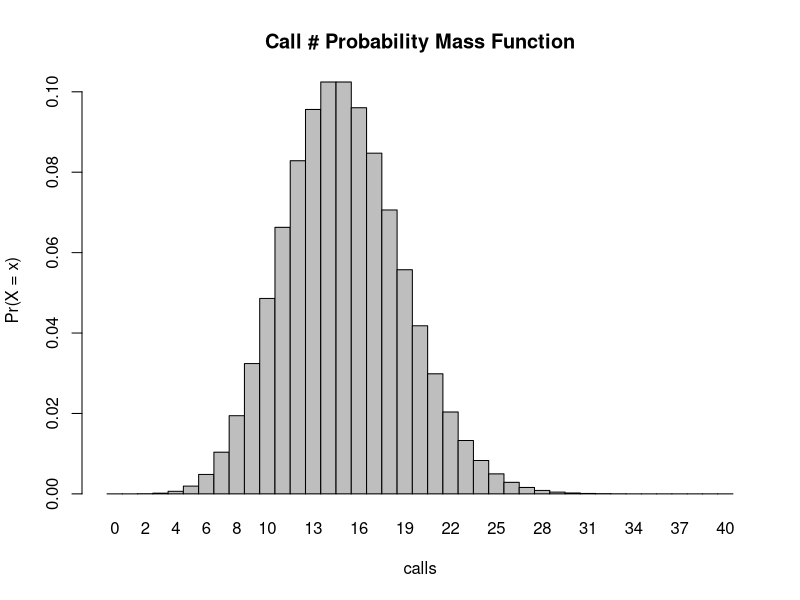
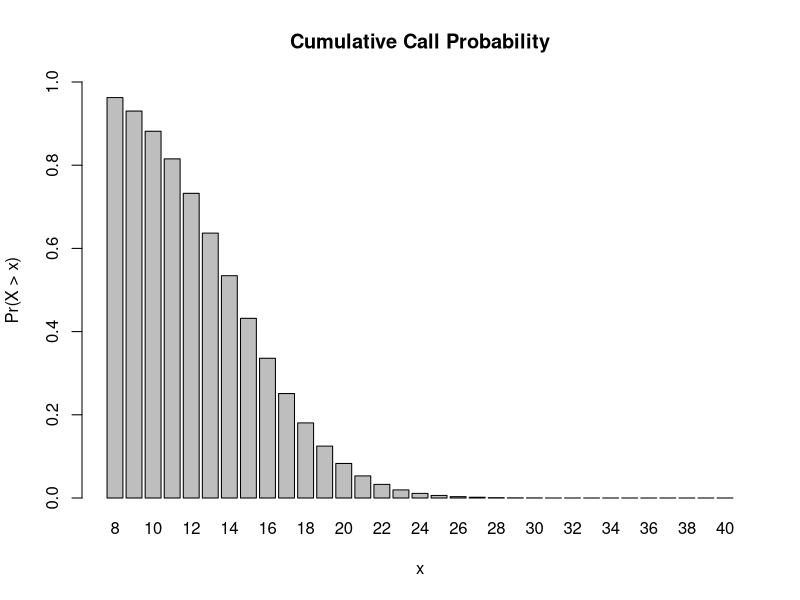
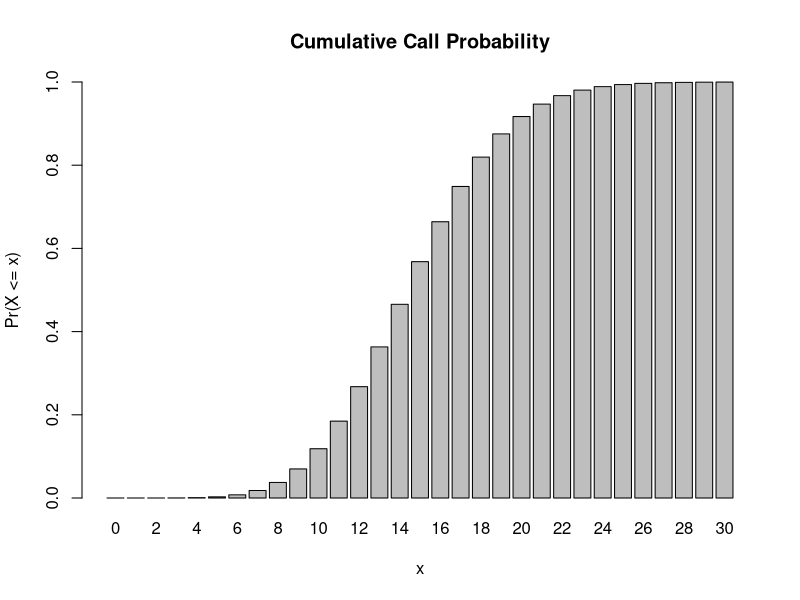
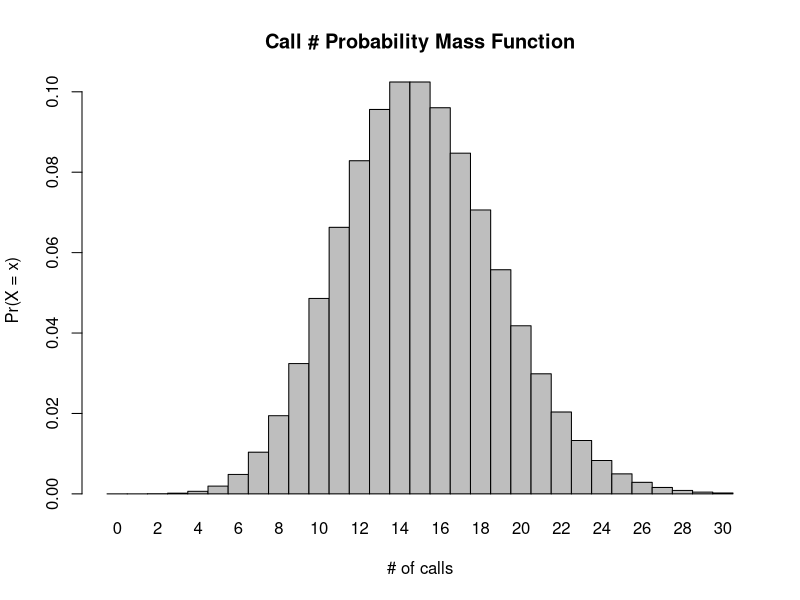
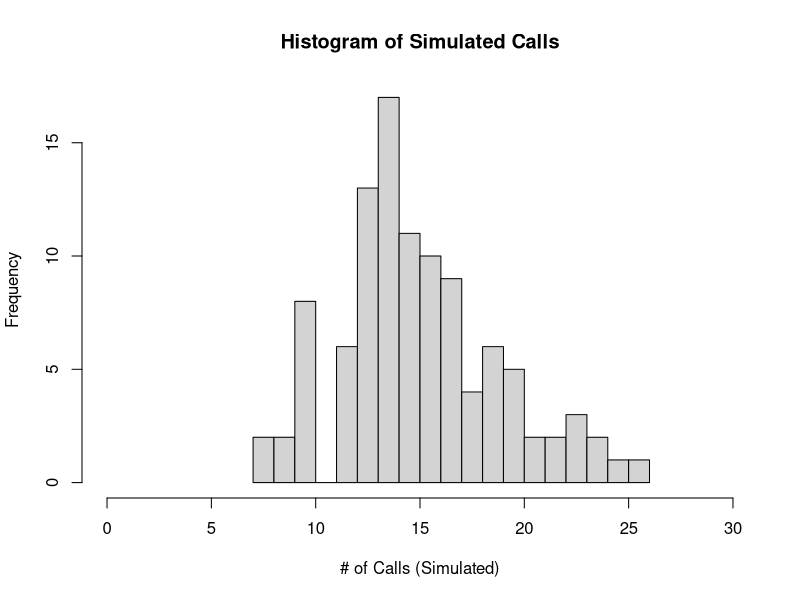

These charts were generated, in order, by the following R code:
## ---- chunk 1
knitr::opts_chunk$set(echo = TRUE)
## ---- chunk 2
# let's start by assigning X as a Poisson random distribution of the number of calls heard in a 2 hour monitoring session
X <- dpois(0:40,15) #this defines X as a poisson distribution with a mean of 15 over the interval of 0-40 (I just chose the max more or less at random to just try and get a full spread of the distribution)
barplot(X, names.arg = 0:40, space = 0, xlab = "calls", ylab = "Pr(X = x)", main = "Call # Probability Mass Function") #this plots the above generated distribution just to check that it looks right
## ---- chunk 3
ppois(8, 15, lower.tail = FALSE) #ppois returns the cumulative distribution function for a given lambda (in our case 15) and value within the distribution (in our case 8 for the number of calls we're trying to determine the probability for), we specify lower.tail = FALSE to ensure we're finding the probability of the upper tail (i.e. greater than our given value of 8)
## ---- chunk 4
barplot(ppois(8:40, lambda = 15, lower.tail = FALSE), ylim = 0:1, names.arg = 8:40, xlab = "x",
    ylab = "Pr(X > x)", main = "Cumulative Call Probability") # we can visualize the cumulative probability distribution by plotting ppois between our lower value (8) and an undetermined max (I use 40 here, it can theoretically go to infinity but our probability is already essentially at 0 well before we hit 30)
## ---- chunk 5
ppois(0, 15) # as before we use the ppois function to return the cumulative distribution, though this time we leave lower.tail = TRUE to find the probability X <= x (inclusive). Since we're essentially finding the probability in a range from 0 to 0 it's astronomically low,
## ---- chunk 6
barplot(ppois(0:30, lambda = 15), ylim = 0:1, names.arg = 0:30, xlab = "x",
    ylab = "Pr(X <= x)", main = "Cumulative Call Probability") #same as before we're plotting the probability distribution, though since lower.tail = TRUE this time note that the distribution appears inverted to the previous plot. We're finding the probability X <= x, instead of X > x
## ---- chunk 7
#technically I think it'd be better to answer this question like this though:

dpois(0,15) # since this returns the direct probability of a single value rather than a spread, though note that both answers are the same: 3.059023e-07
## ---- chunk 8
# now we return to using the dpois function
dpois(3, 15) # return the probability for a single value (3) given a poisson distribution with a mean of 15
## ---- chunk 9
barplot(dpois(0:30, 15), names.arg = 0:30, space = 0, xlab = "# of calls", ylab = "Pr(X = x)", main = "Call # Probability Mass Function") # see above for a discussion of dpois, the plot here is the same, just over the range 0:30
## ---- chunk 10
simulated_calls <- rpois(104, 15) #rpois lets us generate a random number based on a poisson distribution, the arguments are n (104), the sample size, and lambda (15), the mean - same as above
simulated_calls
## ---- chunk 11
hist(simulated_calls, #plot a histogram of the calls we simulated above
     xlim = c(0,30), # set limits on the x axis
     breaks = 15, # set the number of breaks in the histogram (I just played around with the number 'til I thought it looked good)
     xlab = "# of Calls (Simulated)", # relabel the x axis
     main = "Histogram of Simulated Calls") #give it a title!
